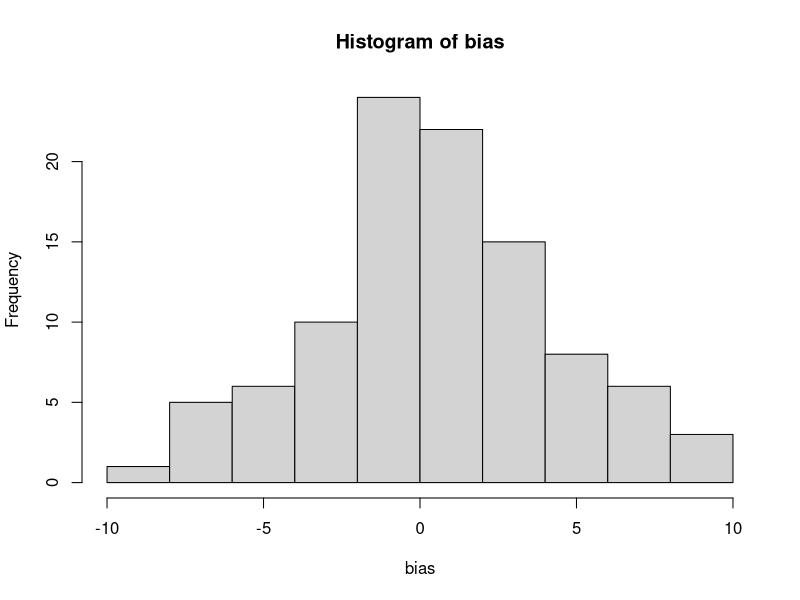
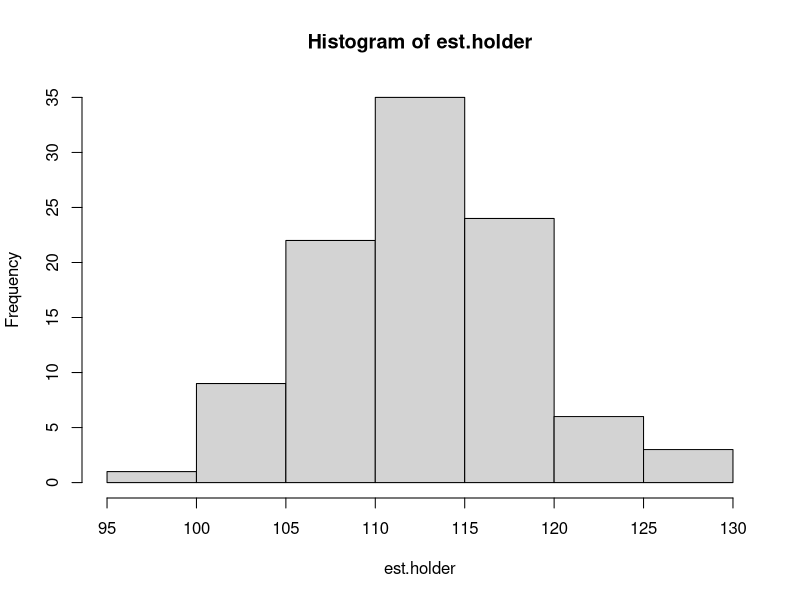

Reproduce these figures in R, in order.
## ---- chunk 1
knitr::opts_chunk$set(echo = TRUE)
library(tidyverse)
library(MASS)
## ---- chunk 2
re.est = function(as,mn,pb,df,obs,n){
  
fit = lm(cs~as+mn+pb+age*iq+as.factor(edu)*iq+as.factor(smoke)^2,data = df)
as.q = quantile(as,c(0.25,0.75))
mn.q = quantile(mn,c(0.25,0.75))
pb.q = quantile(pb,c(0.25,0.75))

as = rep(as.q[1],n)
mn = rep(mn.q[1],n)
pb = rep(pb.q[1],n)
new1 = data.frame(as,mn,pb,obs)
yhat_25 = predict(fit,new1,type = 'response')

as = rep(as.q[2],n)
mn = rep(mn.q[2],n)
pb = rep(pb.q[2],n)
new2 = data.frame(as,mn,pb,obs)
yhat_75 = predict(fit,new2,type = 'response')

ace = mean(yhat_75)-mean(yhat_25)
return(ace)
}
## ---- chunk 3

## ---- chunk 4

n=825
#simulation = 100
nsim = 100
est.holder = rep(NA,nsim)
true.holder = rep(NA,nsim)
for(i in 1:nsim){
#confoundings
age = rnorm(825,22.9,4.2)
iq = rnorm(825,26,5)
edu = rbinom(825,1,0.24)
smoke = rbinom(825,1,0.24)

obs = data.frame(age,iq,edu,smoke)
#a
as = age^(1/2)+age*iq+edu+smoke^2+rnorm(825,0,0.5)
mn = 0.63*as+age*2+edu^2+iq+smoke^3+rnorm(825,0,0.5)
pb = 0.28*mn+age+iq*edu+iq*smoke+smoke^2+rnorm(825,0,0.5)
df = data.frame(as,mn,pb,obs)

#y
cs = 0.05*as+0.7*mn-0.023*pb+age*iq+edu*iq+smoke^2 +rnorm(n,sd = 0.23)

#true ace
true.holder[i] = 0.05*(quantile(as,0.75)-quantile(as,0.25))+0.7*(quantile(mn,0.75)-quantile(mn,0.25))-0.023*(quantile(pb,0.75)-quantile(pb,0.25))

est.holder[i] = re.est(as,mn,pb,df = df,obs = obs,n = n)
}

bias = est.holder-true.holder
hist(bias)

## ---- chunk 5

var(est.holder)
var(true.holder)
hist(est.holder)
## ---- chunk 6

boots = 100
b.holder = rep(NA)
for (i in 1:boots) {
  
  idx = sample(1:n,size = n, replace = TRUE)
  data.b = df[idx,]
  obs.b = obs[idx,]
  
as.b = pull(data.b,as)
mn.b = pull(data.b,mn)
pb.b = pull(data.b,pb)

quantile(as.b,0.25)

b.holder[i] = re.est(as.b,mn.b,pb.b,df = data.b,obs = obs.b,n = n)
}


var(b.holder)
